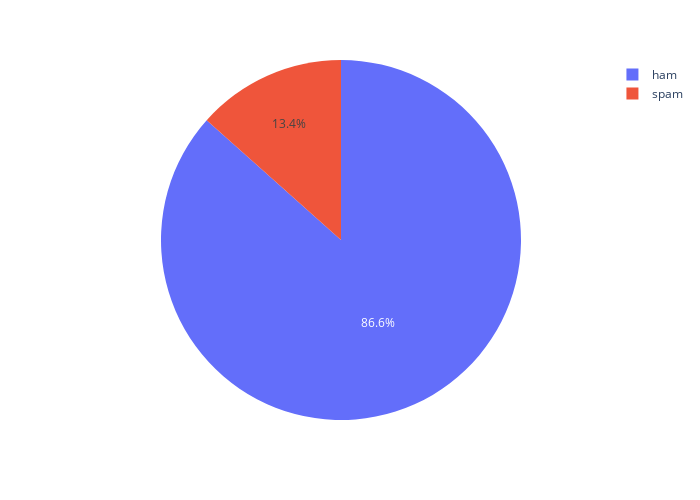

The cell this chart's notebook holds for it:
### Code cell
fig = px.pie(
    values=df['v1'].value_counts(),
    names=df['v1'].unique(),
    height=500,
    width=700
    )
fig.show()

### Figure 1 — Plotly figure (JSON) as saved in the notebook; plotly's stock layout.template omitted (floating-point values rounded to 4 significant figures)
{"data": [{"domain": {"x": [0, 1], "y": [0, 1]}, "hovertemplate": "label=%{label}<br>value=%{value}<extra></extra>", "labels": ["ham", "spam"], "legendgroup": "", "name": "", "showlegend": true, "type": "pie", "values": [4825, 747]}], "layout": {"height": 500, "legend": {"tracegroupgap": 0}, "margin": {"t": 60}, "width": 700}}
